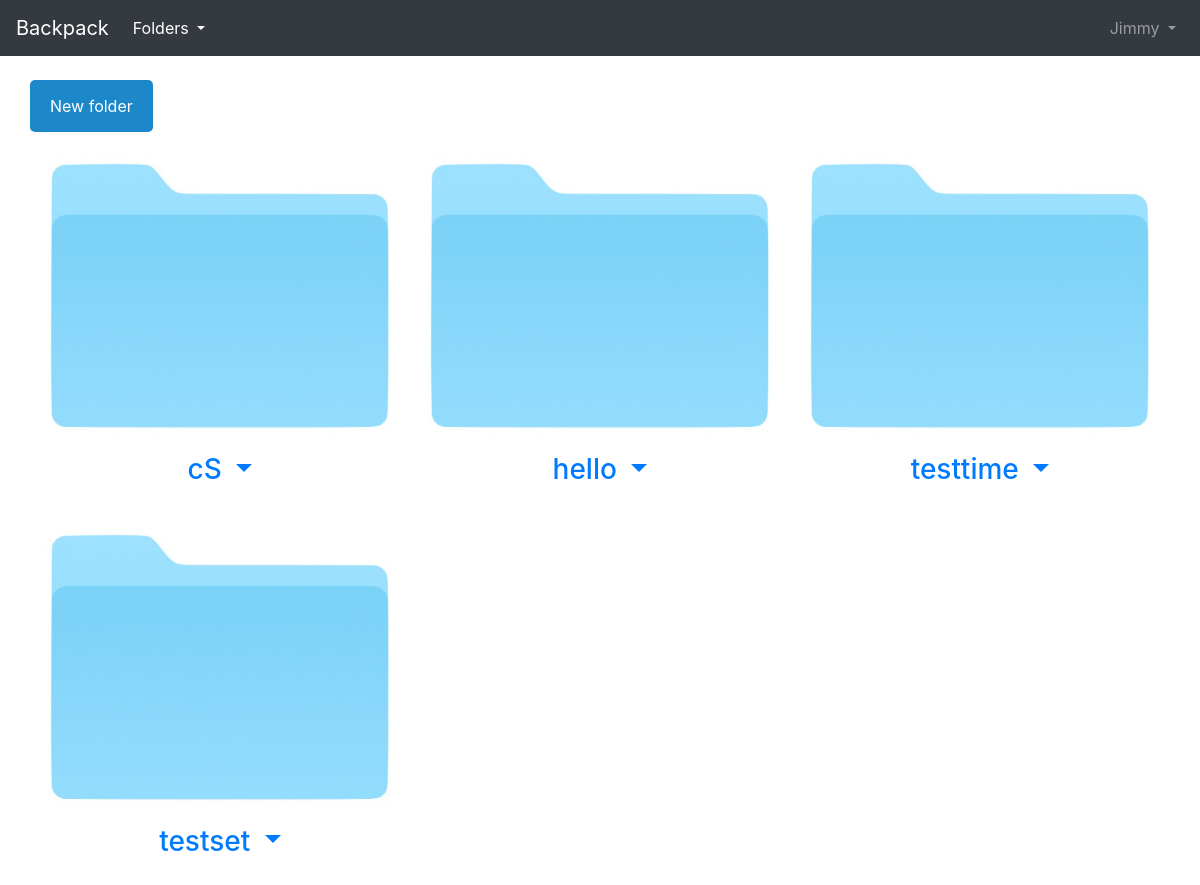
Screenshot of /docs/ (signed in) with the database file from the repository.
### docs/models.py (models this page shows, shortened)
class Folder(models.Model):
    class Meta:
        constraints = [
            models.UniqueConstraint(fields=['title', 'user_owner'], name='unique_folder')
            ]
    id = models.AutoField(primary_key=True)
    title = models.CharField(max_length=100)
    description = models.CharField(max_length=512, blank=True)
    last_access = models.DateTimeField(default=timezone.now)
    user_owner = models.ForeignKey(
                        get_user_model(),
                        on_delete=models.CASCADE,
                                   )
    def __str__(self):
        return self.title

### docs/views.py (the view)
# urls.py: path('', FolderListView.as_view(), name='folders'),
class FolderListView(ListView):
    model = Folder
    template_name = 'folder_list.html'
    def get_queryset(self):
        if self.request.user.is_authenticated:
            qs = Folder.objects.filter(Q(user_owner=self.request.user))
            return qs
        else:
            return 0

### templates/context_processors.py (called while the page is built)
def include_login_form(request):
    from django.contrib.auth.forms import AuthenticationForm
    form = AuthenticationForm()
    return {'login_form': form}

### templates/template_tags/tags.py (called while the page is built)
@register.inclusion_tag("top3.html", takes_context=True)
def get_top3_folders(context):
    request = context['request']
    user = request.user
    queryset = Folder.objects.filter(user_owner = user).order_by('-last_access')[:3]
    return {"folder_queryset":queryset}

### templates/folder_list.html (shortened to what this page needs)
{% extends 'base.html' %}
{% load static %}
{% block content %}
<link rel="stylesheet" href="{% static 'forms.css' %}">
<div class="container">
  <div class="row">
      <button class='openButton' onclick = "openForm()">
        New folder
          </button>
  </div>
</div>
<br>
<div class="container">
  <div class="row">
{% for folder in object_list %}
{% if forloop.counter|divisibleby:4 %}
		</div><br>
	<div class="container">
  <div class="row">
{% endif %}
    <div class="col-sm-4">
 <a href="{% url "doc_list" folder.title %}">
        <div class="panel-body"><img src="{% static 'folder_pic.jpg' %}" class="img-responsive" style="width:100%" alt="Image"></div>
        <h3 class="text-center my-3">{{folder.title}}
	<a  class="dropdown-toggle" href="#" id="folder_menu"
              data-toggle="dropdown" aria-haspopup="true"
              aria-expanded="false">
            </a>
		</a>
            </div>
    </div>
{% endfor %}
  </div>
</div><br>
{% endblock content %}

### templates/base.html (shortened to what this page needs)
<!doctype html>
<html lang="en">
  <head>
    <link rel="stylesheet"
    href="https://stackpath.bootstrapcdn.com/bootstrap/4.1.3/css/bootstrap.min.css"
>
  </head>
  <body>
    <nav class="navbar navbar-expand-md navbar-dark bg-dark mb-4">
      <a class="navbar-brand" href="{% url 'home' %}">Backpack</a>
      {% if user.is_authenticated %}
 	<div class="dropdown">
	<ul class="navbar-nav mr-auto">
                  <li class="nav-item active">
        <a class="nav-link dropdown-toggle" href="{% url 'folders' %}"
	>
	Folders </a>
	</li>
</div>
	<ul class="navbar-nav ml-auto">
            <a class="nav-link dropdown-toggle" href="#" id="userMenu"
              data-toggle="dropdown" data-hover = "dropdown" aria-haspopup="true"
              aria-expanded="false">
              {{ user.username }}
            </a>
        </ul>
      {% endif %}
  </nav>
    {% block content %}
    {% endblock content %}
  </body>
</html>

### docs/static/forms.css (style rules this page uses)
* { box-sizing: border-box; }
.openButton { border: none; border-radius: 5px; background-color: #1c87c9; color: white; padding: 14px 20px; cursor: pointer; }

### rows the page displays
Folder: title "cS"
Folder: title "hello"
Folder: title "testtime"
Folder: title "testset"

### other values shown
{{ user.username }} "Jimmy"
